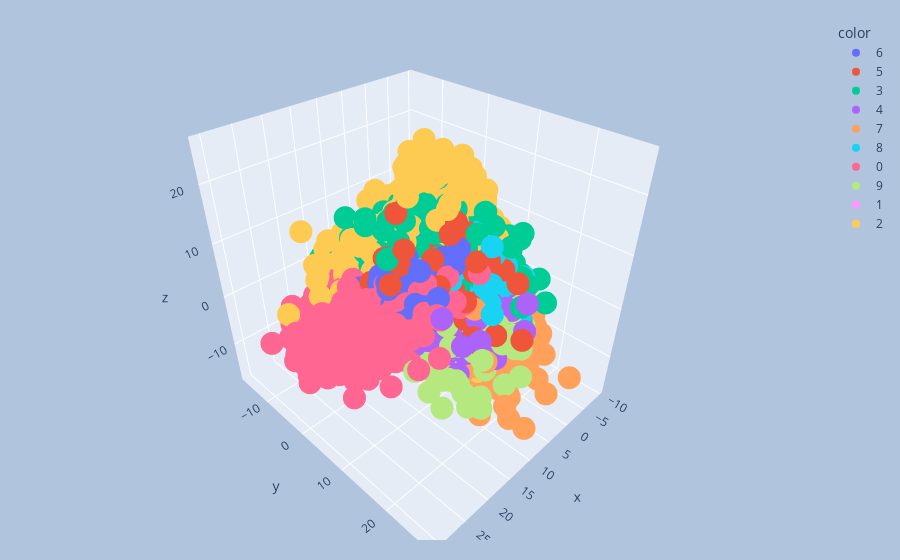

Source (notebook cell):
### Code cell
import plotly.express as px
y_train_trf = y_train.astype(str)
fig = px.scatter_3d(
    x=X_train_trf[:, 0],
    y=X_train_trf[:, 1],
    z=X_train_trf[:, 2],
    color=y_train_trf
)
fig.update_layout(
    margin=dict(l=20, r=20, t=20, b=20),
    paper_bgcolor="LightSteelBlue",
)
fig.show()

### Figure 1 — Plotly figure (JSON) as saved in the notebook; plotly's stock layout.template omitted (floating-point values rounded to 4 significant figures; data arrays with more than 128 entries replaced by an {"elided": "..."} marker saying what was removed)
{"data": [{"hovertemplate": "color=6<br>x=%{x}<br>y=%{y}<br>z=%{z}<extra></extra>", "legendgroup": "6", "marker": {"color": "#636efa", "symbol": "circle"}, "mode": "markers", "name": "6", "scene": "scene", "showlegend": true, "type": "scatter3d", "x": {"elided": "3352 float values"}, "y": {"elided": "3352 float values"}, "z": {"elided": "3352 float values"}}, {"hovertemplate": "color=5<br>x=%{x}<br>y=%{y}<br>z=%{z}<extra></extra>", "legendgroup": "5", "marker": {"color": "#EF553B", "symbol": "circle"}, "mode": "markers", "name": "5", "scene": "scene", "showlegend": true, "type": "scatter3d", "x": {"elided": "3093 float values"}, "y": {"elided": "3093 float values"}, "z": {"elided": "3093 float values"}}, {"hovertemplate": "color=3<br>x=%{x}<br>y=%{y}<br>z=%{z}<extra></extra>", "legendgroup": "3", "marker": {"color": "#00cc96", "symbol": "circle"}, "mode": "markers", "name": "3", "scene": "scene", "showlegend": true, "type": "scatter3d", "x": {"elided": "3414 float values"}, "y": {"elided": "3414 float values"}, "z": {"elided": "3414 float values"}}, {"hovertemplate": "color=4<br>x=%{x}<br>y=%{y}<br>z=%{z}<extra></extra>", "legendgroup": "4", "marker": {"color": "#ab63fa", "symbol": "circle"}, "mode": "markers", "name": "4", "scene": "scene", "showlegend": true, "type": "scatter3d", "x": {"elided": "3233 float values"}, "y": {"elided": "3233 float values"}, "z": {"elided": "3233 float values"}}, {"hovertemplate": "color=7<br>x=%{x}<br>y=%{y}<br>z=%{z}<extra></extra>", "legendgroup": "7", "marker": {"color": "#FFA15A", "symbol": "circle"}, "mode": "markers", "name": "7", "scene": "scene", "showlegend": true, "type": "scatter3d", "x": {"elided": "3508 float values"}, "y": {"elided": "3508 float values"}, "z": {"elided": "3508 float values"}}, {"hovertemplate": "color=8<br>x=%{x}<br>y=%{y}<br>z=%{z}<extra></extra>", "legendgroup": "8", "marker": {"color": "#19d3f3", "symbol": "circle"}, "mode": "markers", "name": "8", "scene": "scene", "showlegend": true, "type": "scatter3d", "x": {"elided": "3228 float values"}, "y": {"elided": "3228 float values"}, "z": {"elided": "3228 float values"}}, {"hovertemplate": "color=0<br>x=%{x}<br>y=%{y}<br>z=%{z}<extra></extra>", "legendgroup": "0", "marker": {"color": "#FF6692", "symbol": "circle"}, "mode": "markers", "name": "0", "scene": "scene", "showlegend": true, "type": "scatter3d", "x": {"elided": "3316 float values"}, "y": {"elided": "3316 float values"}, "z": {"elided": "3316 float values"}}, {"hovertemplate": "color=9<br>x=%{x}<br>y=%{y}<br>z=%{z}<extra></extra>", "legendgroup": "9", "marker": {"color": "#B6E880", "symbol": "circle"}, "mode": "markers", "name": "9", "scene": "scene", "showlegend": true, "type": "scatter3d", "x": {"elided": "3350 float values"}, "y": {"elided": "3350 float values"}, "z": {"elided": "3350 float values"}}, {"hovertemplate": "color=1<br>x=%{x}<br>y=%{y}<br>z=%{z}<extra></extra>", "legendgroup": "1", "marker": {"color": "#FF97FF", "symbol": "circle"}, "mode": "markers", "name": "1", "scene": "scene", "showlegend": true, "type": "scatter3d", "x": {"elided": "3775 float values"}, "y": {"elided": "3775 float values"}, "z": {"elided": "3775 float values"}}, {"hovertemplate": "color=2<br>x=%{x}<br>y=%{y}<br>z=%{z}<extra></extra>", "legendgroup": "2", "marker": {"color": "#FECB52", "symbol": "circle"}, "mode": "markers", "name": "2", "scene": "scene", "showlegend": true, "type": "scatter3d", "x": {"elided": "3331 float values"}, "y": {"elided": "3331 float values"}, "z": {"elided": "3331 float values"}}], "layout": {"legend": {"title": {"text": "color"}, "tracegroupgap": 0}, "margin": {"b": 20, "l": 20, "r": 20, "t": 20}, "paper_bgcolor": "LightSteelBlue", "scene": {"domain": {"x": [0, 1], "y": [0, 1]}, "xaxis": {"title": {"text": "x"}}, "yaxis": {"title": {"text": "y"}}, "zaxis": {"title": {"text": "z"}}}}}
